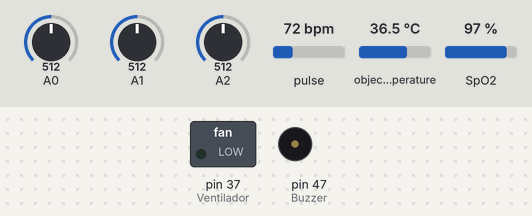
The sketch below on a simulated Arduino Mega 2560, built with avr-gcc and run on an emulated ATmega2560. Shown: switched loads named in the sketch (green lamp = pin HIGH), buzzer (waves = sounding, pin HIGH). The inputs (shaded band) are chosen by the test bench; at power-on: A0 = 512, A1 = 512, A2 = 512, pulse 72 bpm, object temperature 36.5 °C, SpO2 97 %. What the sketch prints to the serial monitor is not drawn.

Above: at 32.0 s.
At 60.6 s:
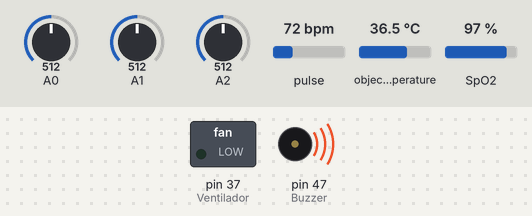
Timing chart, 0 to 84.0 s (numbered marks = the images above):
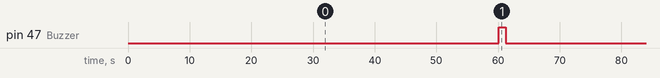

Measured:
- by itself, pin 47 (Buzzer): alternates HIGH for 1.2 s and LOW for 60.3 s

The sketch:

Proyecto.ino
```cpp
#include <Wire.h>
#include <SoftwareSerial.h>

#include "MAX30105.h"
#include "spo2_algorithm.h"
#include "heartRate.h"

#include <Adafruit_MLX90614.h>

SoftwareSerial miBT(10,11);
MAX30105 particleSensor;
Adafruit_MLX90614 mlx = Adafruit_MLX90614();

#define MAX_BRIGHTNESS 255

#if defined(__AVR_ATmega328P__) || defined(__AVR_ATmega168__)
//Arduino Uno doesn't have enough SRAM to store 100 samples of IR led data and red led data in 32-bit format
//To solve this problem, 16-bit MSB of the sampled data will be truncated. Samples become 16-bit data.
uint16_t irBuffer[100]; //infrared LED sensor data
uint16_t redBuffer[100];  //red LED sensor data
#else
uint32_t irBuffer[100]; //infrared LED sensor data
uint32_t redBuffer[100];  //red LED sensor data
#endif

int32_t bufferLength; //data length
int32_t spo2; //SPO2 value
int8_t validSPO2; //indicator to show if the SPO2 calculation is valid
int32_t heartRate; //heart rate value
int8_t validHeartRate; //indicator to show if the heart rate calculation is valid

float temp;

int x,y,z;
int count =0;
double distance;//En cm
int Buzzer = 47;
int Ventilador = 37;

unsigned long tiempo;
int repeticiones=0;
double velocidad = 0;

void setup() {
  Serial.begin(9600);
  miBT.begin(38400);//Módulo Bluetooth
  pinMode(Buzzer, OUTPUT);
  pinMode(Ventilador, OUTPUT);
  tiempo = millis();

  if (!particleSensor.begin(Wire, I2C_SPEED_FAST)) //Use default I2C port, 400kHz speed
  {
    Serial.println("MAX30105 was not found. Please check wiring/power. ");
    while (1);
  }
  byte ledBrightness = 60; //Options: 0=Off to 255=50mA
  byte sampleAverage = 4; //Options: 1, 2, 4, 8, 16, 32
  byte ledMode = 2; //Options: 1 = Red only, 2 = Red + IR, 3 = Red + IR + Green
  byte sampleRate = 100; //Options: 50, 100, 200, 400, 800, 1000, 1600, 3200
  int pulseWidth = 411; //Options: 69, 118, 215, 411
  int adcRange = 4096; //Options: 2048, 4096, 8192, 16384

  particleSensor.setup(ledBrightness, sampleAverage, ledMode, sampleRate, pulseWidth, adcRange); //Configure sensor with these settings
  calibrar();
}

void calibrar()
{
  bufferLength = 100; //buffer length of 100 stores 4 seconds of samples running at 25sps

  //read the first 100 samples, and determine the signal range
  for (byte i = 0 ; i < bufferLength ; i++)
  {
    while (particleSensor.available() == false) //do we have new data?
    particleSensor.check(); //Check the sensor for new data

    redBuffer[i] = particleSensor.getRed();
    irBuffer[i] = particleSensor.getIR();
    particleSensor.nextSample(); //We're finished with this sample so move to next sample

    Serial.print(F("red="));
    Serial.print(redBuffer[i], DEC);
    Serial.print(F(", ir="));
    Serial.println(irBuffer[i], DEC);
  }

  //calculate heart rate and SpO2 after first 100 samples (first 4 seconds of samples)
  maxim_heart_rate_and_oxygen_saturation(irBuffer, bufferLength, redBuffer, &spo2, &validSPO2, &heartRate, &validHeartRate);
}

void loop() {
  if(millis() - tiempo >= 60000) {
    repeticiones++;
    digitalWrite(Buzzer, HIGH);
    tiempo = millis();
    while(millis() - tiempo < 1200){
      //Tiempo donde el buzzer estará sonando.
    }
    digitalWrite(Buzzer, LOW);
    tiempo = millis();
  } else {
    //SECCION DE RITMO CARDIACO
    particleSensor.begin(Wire, I2C_SPEED_FAST);

    for (byte i = 10; i < 100; i++)
    {
      redBuffer[i - 10] = redBuffer[i];
      irBuffer[i - 10] = irBuffer[i];
    }

    //take 25 sets of samples before calculating the heart rate.
    for (byte i = 90; i < 100; i++)
    {
      while (particleSensor.available() == false) //do we have new data?
        particleSensor.check(); //Check the sensor for new data

      redBuffer[i] = particleSensor.getRed();
      irBuffer[i] = particleSensor.getIR();
      particleSensor.nextSample(); //We're finished with this sample so move to next sample

      //send samples and calculation result to terminal program through UART
    }

    Serial.print(F(", HR="));
    Serial.print(heartRate, DEC);

    Serial.print(F(", HRvalid="));
    Serial.print(validHeartRate, DEC);

    Serial.println();

    //After gathering 25 new samples recalculate HR and SP02
    maxim_heart_rate_and_oxygen_saturation(irBuffer, bufferLength, redBuffer, &spo2, &validSPO2, &heartRate, &validHeartRate);

    //SECCION DE TEMPERATURA
    mlx.begin();
    Serial.print("Object = "); Serial.print(mlx.readObjectTempC()); Serial.println("*C ");
    temp = mlx.readObjectTempC();
    Serial.println("----------");
    //Serial.println(temp);
    //Serial.println("========");

    //SECCION DE DISTANCIA
    x = analogRead(A0);
    y = analogRead(A1);
    z = analogRead(A2);
    if ( x <= 450 && y >= 385)
    {
      count++;
      //delay(300);
    }
    if(x < 450 && y <= 325){
      count++;
    }
    distance = (count * 62.25); // My step it is on average 62.25cm.
    Serial.print("x");
    Serial.print(x);
    Serial.print(",y");
    Serial.print(y);
    Serial.print(",z");
    Serial.print(z);
    Serial.print(",cd");
    Serial.print(count);
    Serial.print(",d");
    Serial.print(distance);
    Serial.print(";");
    Serial.println("");
    Serial.println("---------------");
    Serial.print("Rep:");
    Serial.println(repeticiones);

    velocidad = distance / (millis() / 1000);
    Serial.print("vel:");
    Serial.println(velocidad);
    Serial.println("=============");

    //VALIDACION DE DATOS
    if(heartRate >= 275 ){
      Serial.println("*DEBE PARAR*");
      digitalWrite(Ventilador, HIGH);
      while(true){
        //Perdio entonces la app se bloquea para no recibir mas datos.
      }
    }

    //SECCION DEL MODULO BLUETOOTH
    //miBT.begin(38400);//Módulo Bluetooth
    //Lee Arduino y envia a BT
    char valores[25];
    int a = temp;

    char Tmp[5];
    itoa(a,Tmp,10);
    strcpy(valores,Tmp);

    char RitC[5];
    if(validHeartRate == 1){
      itoa(heartRate, RitC, 10);
      strcat(valores,",");
      strcat(valores,RitC);
    } else {
      strcat(valores,",0");
    }

    char Dis[5];
    itoa(distance, Dis, 10);
    strcat(valores,",");
    strcat(valores,Dis);

    char Vel[5];
    itoa(velocidad,Vel,10);
    strcat(valores,",");
    strcat(valores,Vel);

    char Rep[5];
    itoa(repeticiones,Rep,10);
    strcat(valores,",");
    strcat(valores,Rep);

    miBT.print(valores);
    //---//
    //delay(500);
  }
}
```
